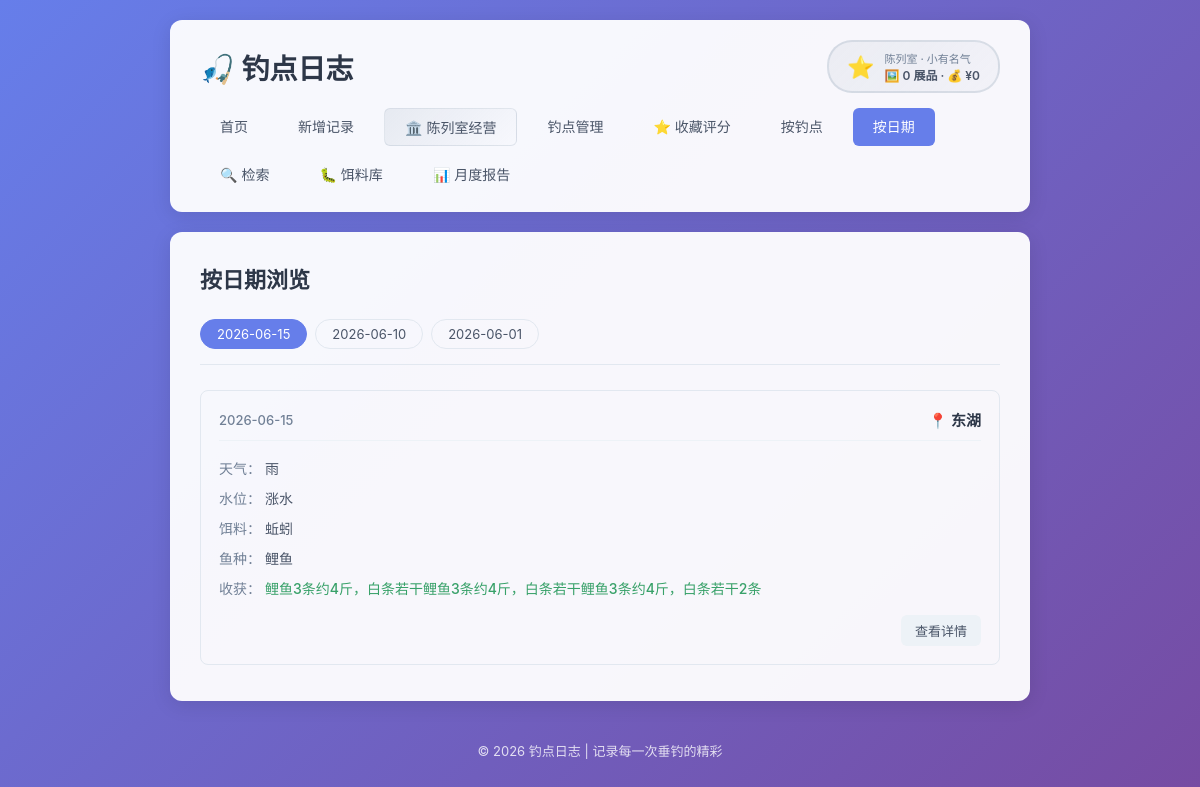
Page /by-date on the earlier database version.
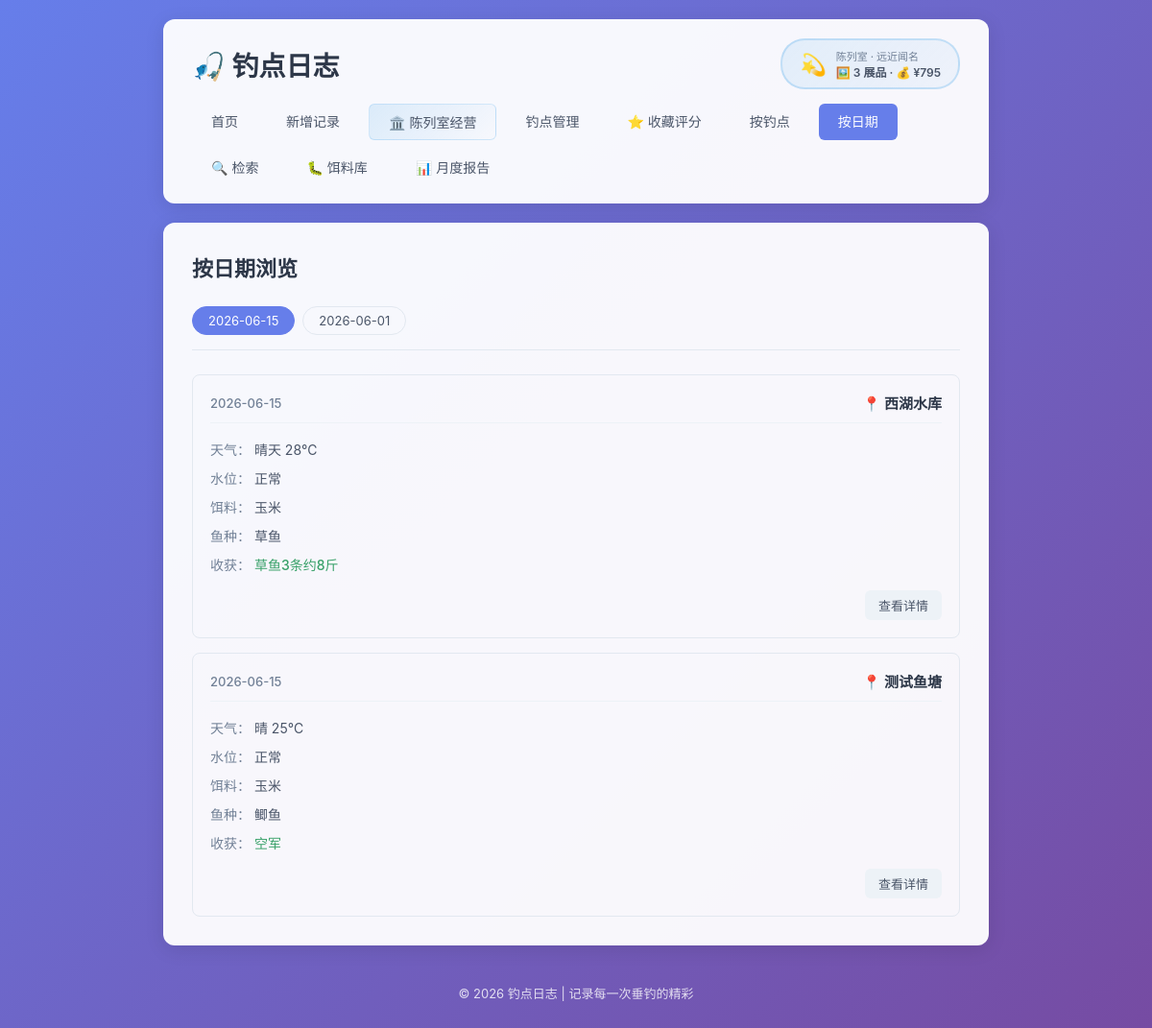
Same page on the later database version.
### tables this page shows
CREATE TABLE fishing_logs (
            id INTEGER PRIMARY KEY AUTOINCREMENT,
            spot TEXT NOT NULL,
            weather TEXT NOT NULL,
            water_level TEXT NOT NULL,
            bait TEXT NOT NULL,
            fish_species TEXT NOT NULL,
            harvest TEXT NOT NULL,
            next_strategy TEXT,
            created_at DATE NOT NULL
        , temperature TEXT, humidity TEXT, wind TEXT);

### app.py (the view)
@app.route('/by-date')
def by_date():
    conn = get_db()
    dates = conn.execute(
        'SELECT DISTINCT created_at FROM fishing_logs ORDER BY created_at DESC'
    ).fetchall()
    date_list = [row['created_at'] for row in dates]
    selected_date = request.args.get('date', date_list[0] if date_list else None)
    logs = []
    if selected_date:
        logs = conn.execute(
            'SELECT * FROM fishing_logs WHERE created_at = ? ORDER BY id DESC',
            (selected_date,)
        ).fetchall()
    conn.close()
    return render_template('by_date.html', date_list=date_list, selected_date=selected_date, logs=logs)

### app.py (called while the page is built)
def get_db():
    conn = sqlite3.connect(DB_PATH)
    conn.row_factory = sqlite3.Row
    return conn

def get_reputation_level(total_score):
    for lv in REPUTATION_LEVELS:
        if lv['min_score'] <= total_score <= lv['max_score']:
            return lv
    return REPUTATION_LEVELS[-1]

@app.context_processor
def inject_gallery_summary():
    try:
        overview = get_gallery_overview()
        return {
            'gallery_reputation': overview['reputation'],
            'gallery_revenue': overview['total_revenue'],
            'gallery_exhibits': overview['total_exhibits'],
        }
    except Exception:
        return {
            'gallery_reputation': REPUTATION_LEVELS[0],
            'gallery_revenue': 0,
            'gallery_exhibits': 0,
        }

### templates/by_date.html (shortened to what this page needs)
{% extends 'base.html' %}
{% block content %}
    <div class="page-header">
        <h2>按日期浏览</h2>
    </div>
    {% if date_list %}
        <div class="filter-bar">
            {% for date in date_list %}
                <a href="{{ url_for('by_date', date=date) }}"
                   class="filter-btn {% if date == selected_date %}active{% endif %}">
                    {{ date }}
                </a>
            {% endfor %}
        </div>
        {% if logs %}
            <div class="log-list">
                {% for log in logs %}
                    <div class="log-card">
                        <div class="log-header">
                            <span class="log-date">{{ log['created_at'] }}</span>
                            <span class="log-spot">📍 {{ log['spot'] }}</span>
                        </div>
                        <div class="log-body">
                            <div class="log-row">
                                <span class="label">天气：</span>
                                <span>{{ log['weather'] }}</span>
                            </div>
                            <div class="log-row">
                                <span class="label">水位：</span>
                                <span>{{ log['water_level'] }}</span>
                            </div>
                            <div class="log-row">
                                <span class="label">饵料：</span>
                                <span>{{ log['bait'] }}</span>
                            </div>
                            <div class="log-row">
                                <span class="label">鱼种：</span>
                                <span>{{ log['fish_species'] }}</span>
                            </div>
                            <div class="log-row">
                                <span class="label">收获：</span>
                                <span class="harvest">{{ log['harvest'] }}</span>
                            </div>
                        </div>
                        <div class="log-footer">
                            <a href="{{ url_for('log_detail', log_id=log['id']) }}" class="btn btn-small">查看详情</a>
                        </div>
                    </div>
                {% endfor %}
            </div>
        {% else %}
            <div class="empty-state">
                <p>该日期暂无记录</p>
            </div>
        {% endif %}
    {% else %}
        <div class="empty-state">
            <p>还没有任何日期记录</p>
            <a href="{{ url_for('add_log') }}" class="btn btn-primary">+ 新增记录</a>
        </div>
    {% endif %}
{% endblock %}

Differences in the rows shown:
removed fishing_logs: created_at "2026-06-15", spot "东湖", weather "雨", water_level "涨水", bait "蚯蚓", fish_species "鲤鱼", harvest "鲤鱼3条约4斤，白条若干鲤鱼3条约4斤，白条若干鲤鱼3条约4斤，白条若干2条"
added fishing_logs: created_at "2026-06-15", spot "西湖水库", weather "晴天 28℃", water_level "正常", bait "玉米", fish_species "草鱼", harvest "草鱼3条约8斤"
added fishing_logs: created_at "2026-06-15", spot "测试鱼塘", weather "晴 25℃", water_level "正常", bait "玉米", fish_species "鲫鱼", harvest "空军"
Other differences:
{{ gallery_reputation.icon }}: "⭐" → "💫"
{{ gallery_reputation.name }}: "小有名气" → "远近闻名"
{{ gallery_exhibits }}: "0" → "3"
{{ '%.0f'|format(gallery_revenue) }}: "0" → "795"
list line gone: "2026-06-10"
